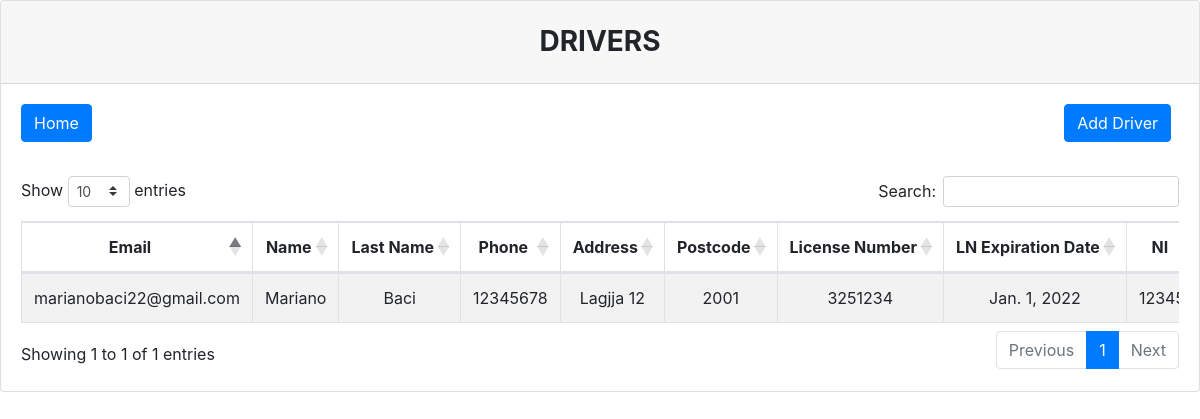
/drivers (signed in), run on an earlier commit of the app's database.
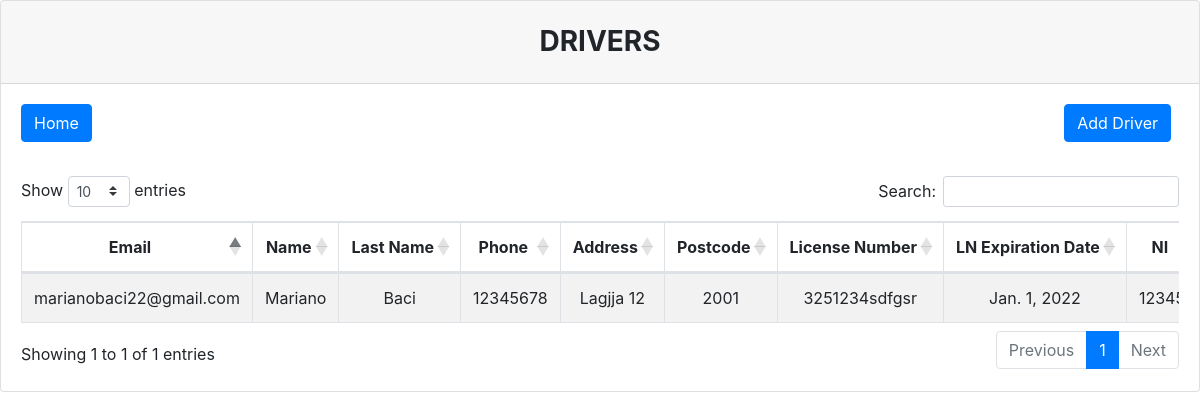
And on a later commit of the database.
### Manager/models.py (models this page shows)
class driver(models.Model):
    email = models.CharField(max_length=100, blank=True, )
    name = models.CharField(max_length=100, blank=True, )
    last_name = models.CharField(max_length=100, blank=True, )
    phone = models.CharField(max_length=30, blank=True, )
    address = models.CharField(max_length=200, blank=True, )
    postcode = models.CharField(max_length=50, blank=True, )
    license_number = models.CharField(max_length=50, blank=True, )
    LN_expiration_date = models.DateField(max_length=100, blank=True, )
    NI = models.CharField(max_length=100, blank=True, )
    birth_date = models.DateField(max_length=100, blank=True, )
    STATUS = (
        ('Active', 'Active'),
        ('Inactive', 'Inactive'),
    )
    status = models.CharField(max_length=8, choices=STATUS,  blank=True, )
    notes = models.CharField(max_length=9999, blank=True)

### Manager/views.py (the view)
# urls.py: path('drivers', drivers, name="drivers"),
@login_required(login_url="/login")
def drivers(request):
    update_balance()
    drivers_obj = driver.objects.all()
    return render(request, 'drivers.html', {'drivers':drivers_obj})

### Manager/templates/drivers.html (shortened to what this page needs)
{%  load static %}
<!DOCTYPE html>
<html lang="en">
<head>
    <link rel="stylesheet" href="{% static 'css/bootstrap.css' %}">
</head>
<body>
    <div class="card">
      <h3 class="card-header text-center font-weight-bold text-uppercase py-4">
        Drivers
      </h3>
      <div class="card-body">
        <div id="table" class="table-editable">
          <span class="table-add float-left mb-3 mr-2">
              <a href="/home" class="btn btn-primary">Home</a>
          </span>
          <span class="table-add float-right mb-3 mr-2">
              <a href="/add_driver" class="btn btn-primary">Add Driver</a>
          </span>
          <br>
          <br>
          <br>
          <table id="sortTable" class="table table-bordered table-responsive table-striped text-center">
            <thead>
              <tr>
                <th class="text-center" style="white-space: nowrap;width: 1%;">Email</th>
                <th class="text-center" style="white-space: nowrap;width: 1%;">Name</th>
                <th class="text-center" style="white-space: nowrap;width: 1%;">Last Name</th>
                <th class="text-center" style="white-space: nowrap;width: 1%;">Phone</th>
                <th class="text-center" style="white-space: nowrap;width: 1%;">Address</th>
                <th class="text-center" style="white-space: nowrap;width: 1%;">Postcode</th>
                <th class="text-center" style="white-space: nowrap;width: 1%;">License Number</th>
                <th class="text-center" style="white-space: nowrap;width: 1%;">LN Expiration Date</th>
                <th class="text-center" style="white-space: nowrap;width: 1%;">NI</th>
              </tr>
            </thead>
            <tbody id="myTable">
                {% for driver in drivers %}
                    <tr>
                        <td class="pt-3-half" style="white-space: nowrap;width: 1%;">{{ driver.email }}</td>
                        <td class="pt-3-half" style="white-space: nowrap;width: 1%;">{{ driver.name }}</td>
                        <td class="pt-3-half" style="white-space: nowrap;width: 1%;">{{ driver.last_name }}</td>
                        <td class="pt-3-half" style="white-space: nowrap;width: 1%;">{{ driver.phone }}</td>
                        <td class="pt-3-half" style="white-space: nowrap;width: 1%;">{{ driver.address }}</td>
                        <td class="pt-3-half" style="white-space: nowrap;width: 1%;">{{ driver.postcode }}</td>
                        <td class="pt-3-half" style="white-space: nowrap;width: 1%;">{{ driver.license_number }}</td>
                        <td class="pt-3-half" style="white-space: nowrap;width: 1%;">{{ driver.LN_expiration_date }}</td>
                        <td class="pt-3-half" style="white-space: nowrap;width: 1%;">{{ driver.NI }}</td>
                      </tr>
                {% endfor %}
            </tbody>
            </table>
            </div>
          </div>
    </div>
    <link rel="stylesheet" href="https://cdn.datatables.net/1.10.22/css/dataTables.bootstrap4.min.css">
</body>
</html>

What changed in the data, as far as the page shows it:
changed driver "marianobaci22@gmail.com": license_number "3251234" → "3251234sdfgsr"
